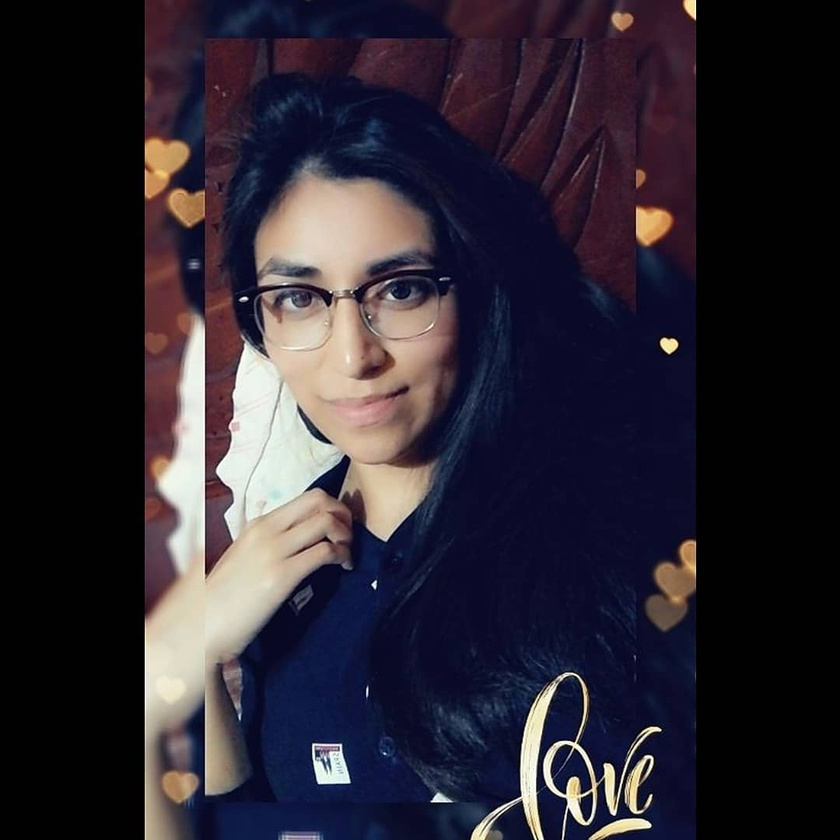
#> input picture 01 Escala de grises/img/image.jpg, 840 x 840 px, shrunk from 1080 x 1080 before the run
$ python index.py
#> lines starting #> are read from the running program, lines starting #| are printed output that depends on the picture
# -*- coding: utf-8 -*-
"""
Created on Thu Jul  9 20:53:58 2020

@author: pcardona
matplotlib: https://matplotlib.org/
cv2 : https://opencv.org/
numpy : https://numpy.org/
"""


import matplotlib.image as mpimg
import matplotlib.pyplot as plt
import numpy as np
import cv2

#Lee la imagen
img_Color = mpimg.imread("img/image.jpg")
#> img_Color is the input picture: shape (840, 840, 3); mean R, G, B 43.9, 38.1, 48.4
#Muestra la imagen
plt.imshow(img_Color)
img_Color.shape

#Transforma la imagen a escala de grises
img_Gris = cv2.cvtColor(img_Color,  cv2.COLOR_BGR2GRAY)
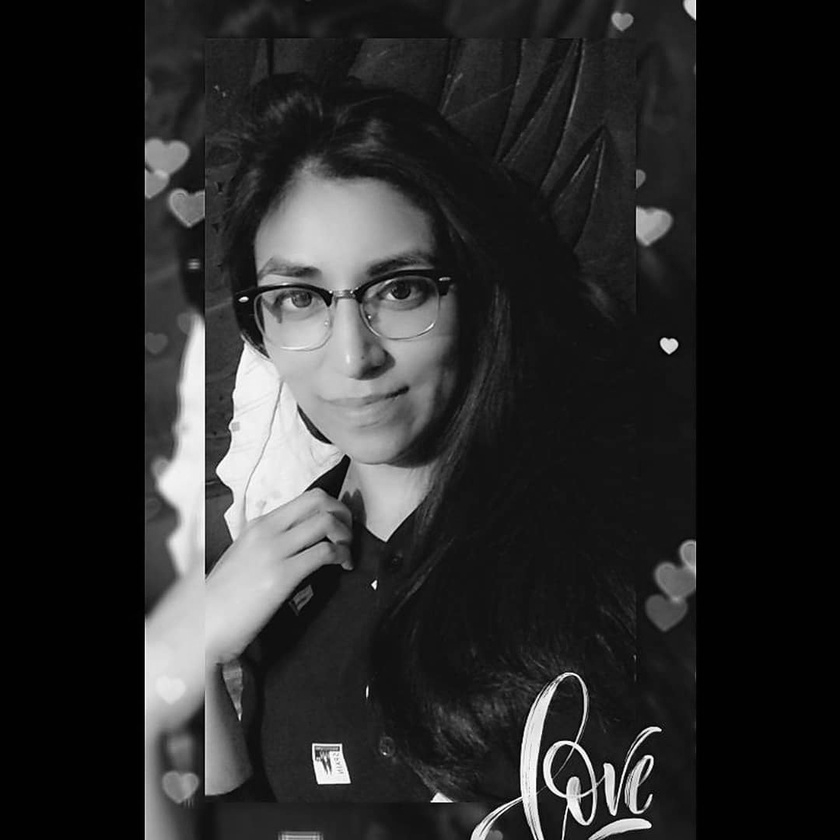
#> img_Gris: shape (840, 840); min 0, max 255, mean 41.8
plt.imshow(img_Gris, cmap='gray')

#Genera el archivo jpg de la imagen a escala de grises
cv2.imwrite("img/image_gray.jpg", img_Gris)
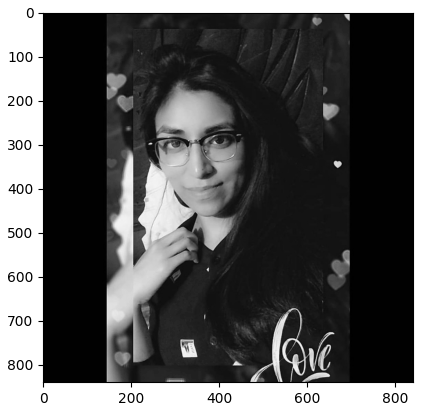
#> figure drawn by matplotlib, 1 panel
